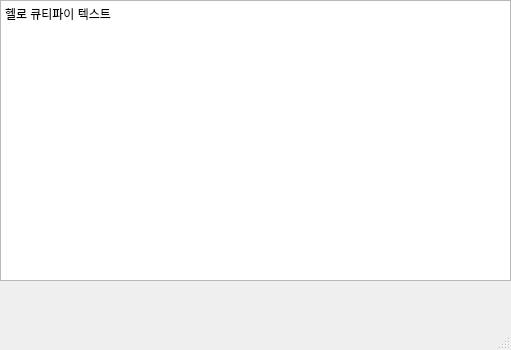
<?xml version="1.0" encoding="UTF-8"?>
<ui version="4.0">
 <class>MainWindow</class>
 <widget class="QMainWindow" name="MainWindow">
  <property name="geometry">
   <rect>
    <x>0</x>
    <y>0</y>
    <width>511</width>
    <height>350</height>
   </rect>
  </property>
  <property name="windowTitle">
   <string>헬로 큐티파이</string>
  </property>
  <widget class="QWidget" name="centralwidget">
   <widget class="QPlainTextEdit" name="plainTextEdit">
    <property name="geometry">
     <rect>
      <x>0</x>
      <y>0</y>
      <width>511</width>
      <height>281</height>
     </rect>
    </property>
    <property name="plainText">
     <string>헬로 큐티파이 텍스트</string>
    </property>
   </widget>
  </widget>
  <widget class="QMenuBar" name="menubar">
   <property name="geometry">
    <rect>
     <x>0</x>
     <y>0</y>
     <width>511</width>
     <height>21</height>
    </rect>
   </property>
  </widget>
  <widget class="QStatusBar" name="statusbar"/>
 </widget>
 <resources/>
 <connections/>
</ui>
